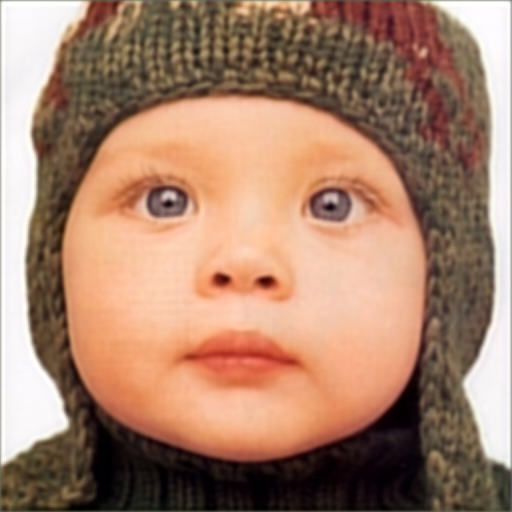
#> input picture results/SwinIR_MFFA_Set5_x2/babyx2.png, 512 x 512 px, given as the content of the folder testsets/Set5/LR_bicubic/X2, which was not available
$ python generate_comparison.py
#> lines starting #> are read from the running program, lines starting #| are printed output that depends on the picture; pictures that were not available may be replaced by others from this repository, and a replacement may not be noted
import os
from PIL import Image
import numpy as np

# 目录配置
lr_dir = 'testsets/Set5/LR_bicubic/X2'
sr_dir = 'results/SwinIR_MFFA_Set5_x2'
hr_dir = 'testsets/Set5/HR'
save_dir = 'results/comparisons'

os.makedirs(save_dir, exist_ok=True)

# 统一图像顺序
image_names = sorted(os.listdir(lr_dir))

for name in image_names:
    # 加载图像
    lr_img = Image.open(os.path.join(lr_dir, name)).convert('RGB').resize((512, 512), Image.BICUBIC)
#> lr_img is the input picture: PIL image 512x512 RGB; mean R, G, B 167.7, 130, 108.3
    sr_img = Image.open(os.path.join(sr_dir, name)).convert('RGB')
    hr_name = name.replace('x2', '')  # "babyx2.png" -> "baby.png"
    hr_img = Image.open(os.path.join(hr_dir, hr_name)).convert('RGB')

    # 大小统一
    hr_img = hr_img.resize((512, 512), Image.BICUBIC)
    sr_img = sr_img.resize((512, 512), Image.BICUBIC)

    # 拼接成一张图
    combined = Image.new('RGB', (512 * 3, 512))
#> combined: PIL image 1536x512 RGB; every value is 0
    combined.paste(lr_img, (0, 0))
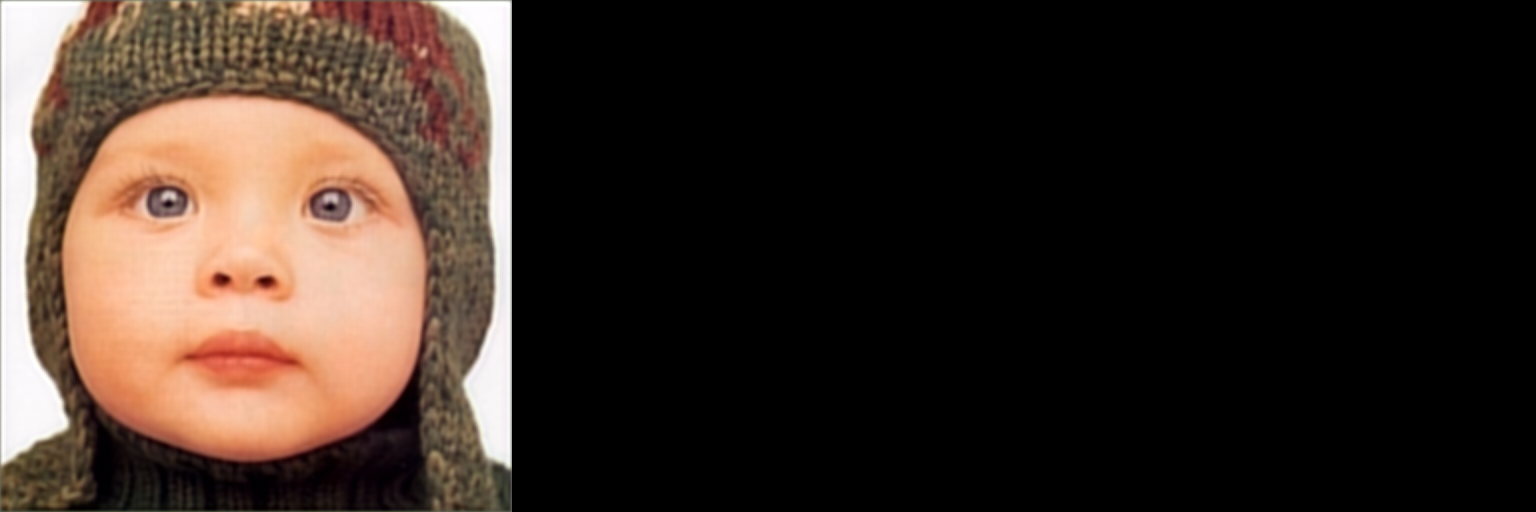
#> combined: PIL image 1536x512 RGB; mean R, G, B 55.9, 43.3, 36.1
    combined.paste(sr_img, (512, 0))
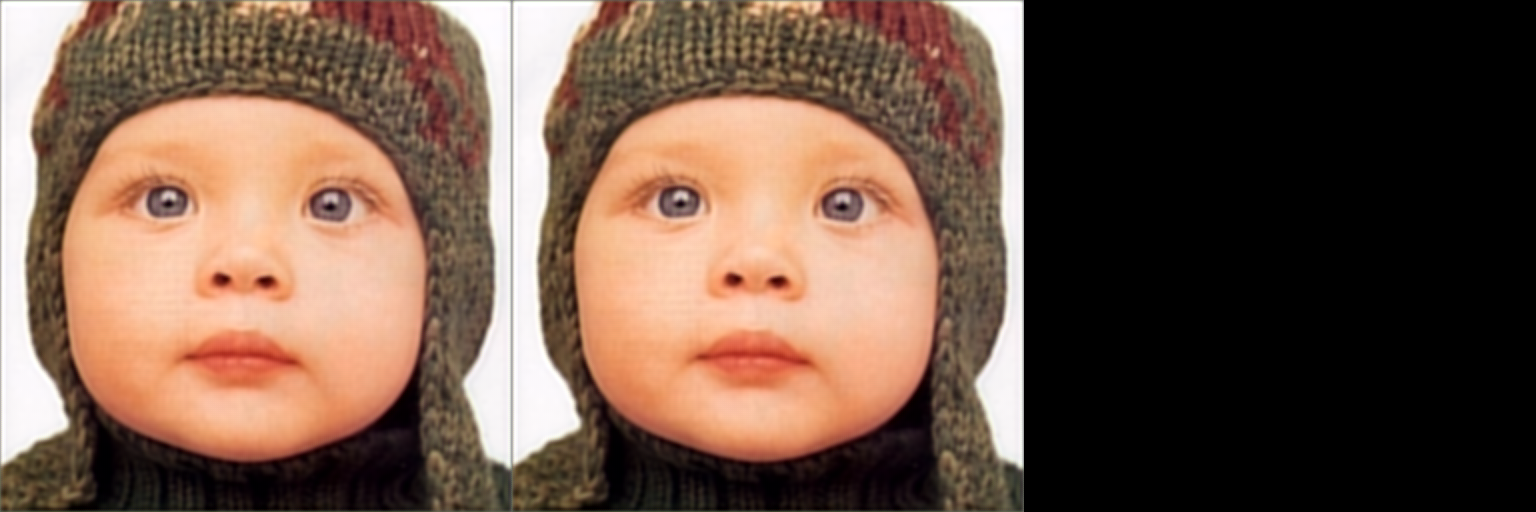
#> combined: PIL image 1536x512 RGB; mean R, G, B 111.8, 86.7, 72.2
    combined.paste(hr_img, (512 * 2, 0))
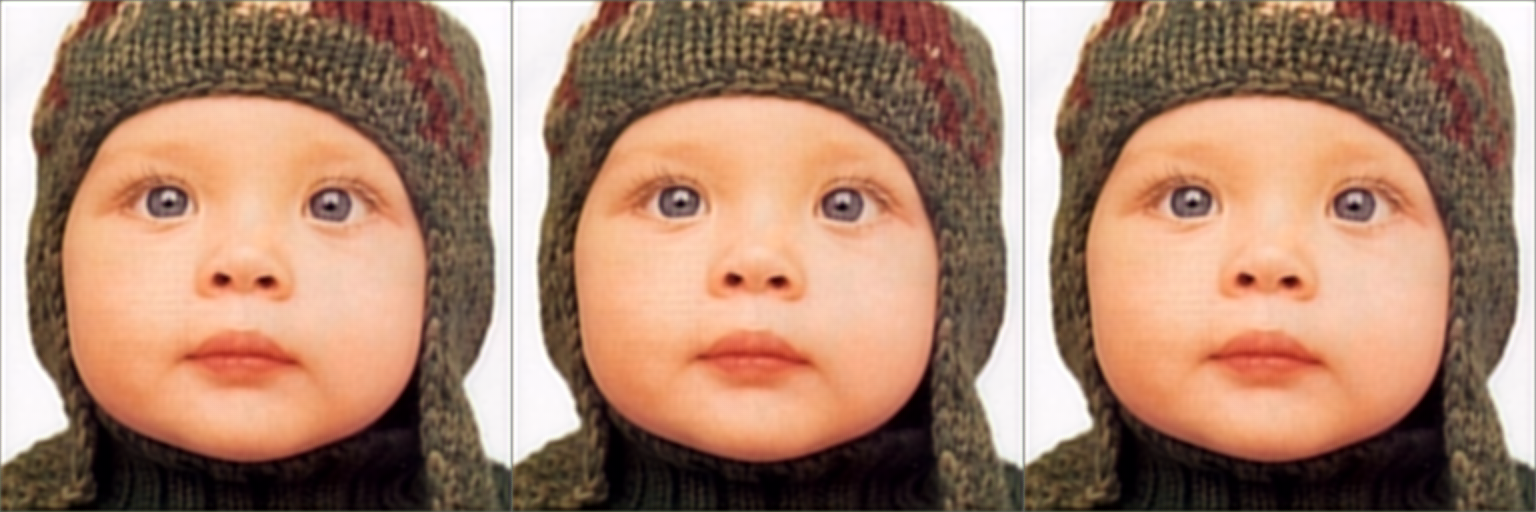
#> combined: PIL image 1536x512 RGB; mean R, G, B 167.7, 130, 108.3

    # 保存
    save_path = os.path.join(save_dir, name)
    combined.save(save_path)
    print(f"Saved comparison image: {save_path}")

$ run again, on results/SwinIR_MFFA_Set5_x2/womanx2.png
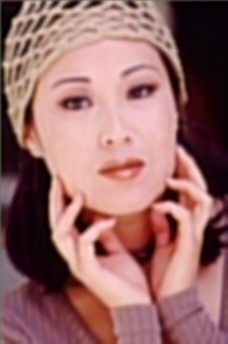
#> input picture results/SwinIR_MFFA_Set5_x2/womanx2.png, 228 x 344 px, given as the content of the folder testsets/Set5/LR_bicubic/X2, which was not available
#> `lr_img = Image.open(os.path.join(lr_dir, name)).convert('RGB').resize(..`:
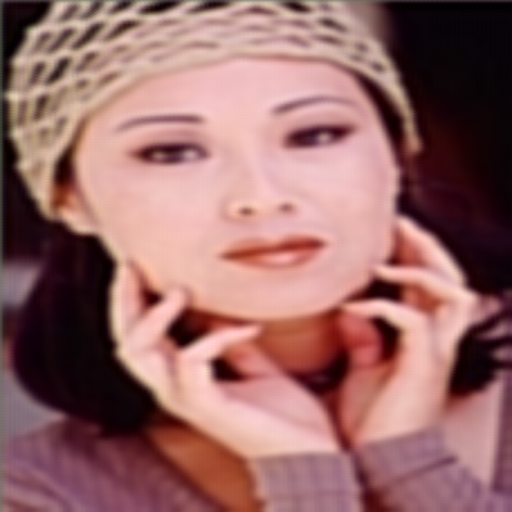
#> lr_img: PIL image 512x512 RGB; mean R, G, B 151.2, 105.6, 104
#> sr_img is the input picture: PIL image 228x344 RGB; mean R, G, B 151.2, 105.6, 104
#> `combined.paste(hr_img, (512 * 2, 0))`:
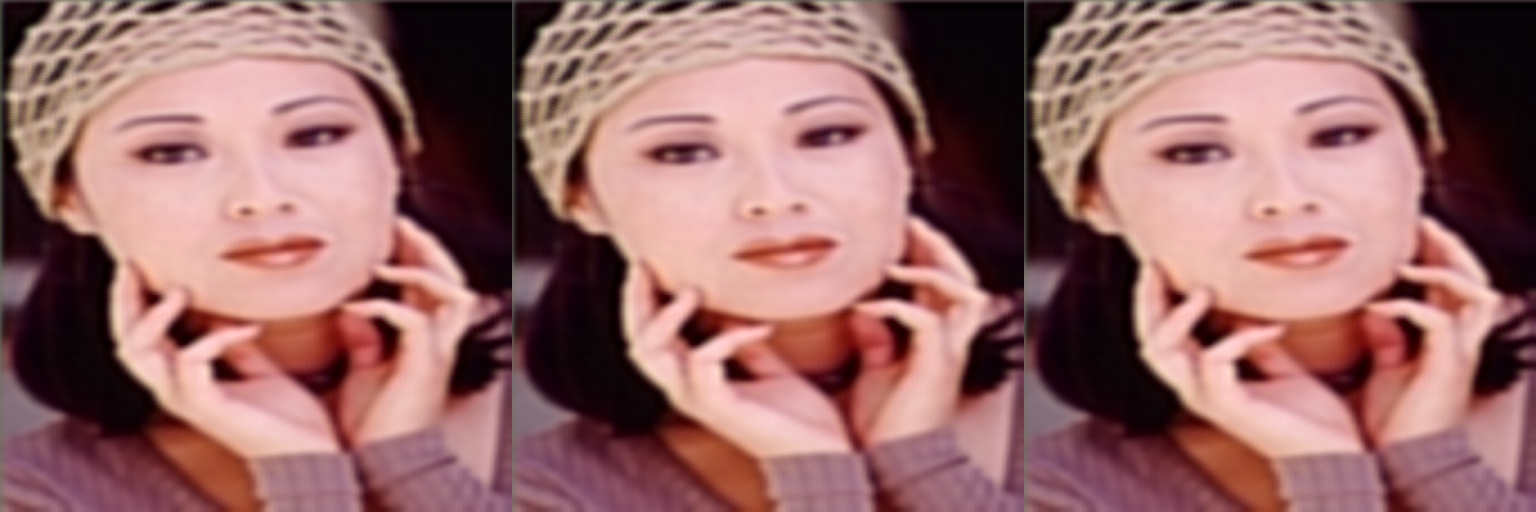
#> combined: PIL image 1536x512 RGB; mean R, G, B 151.2, 105.6, 104
